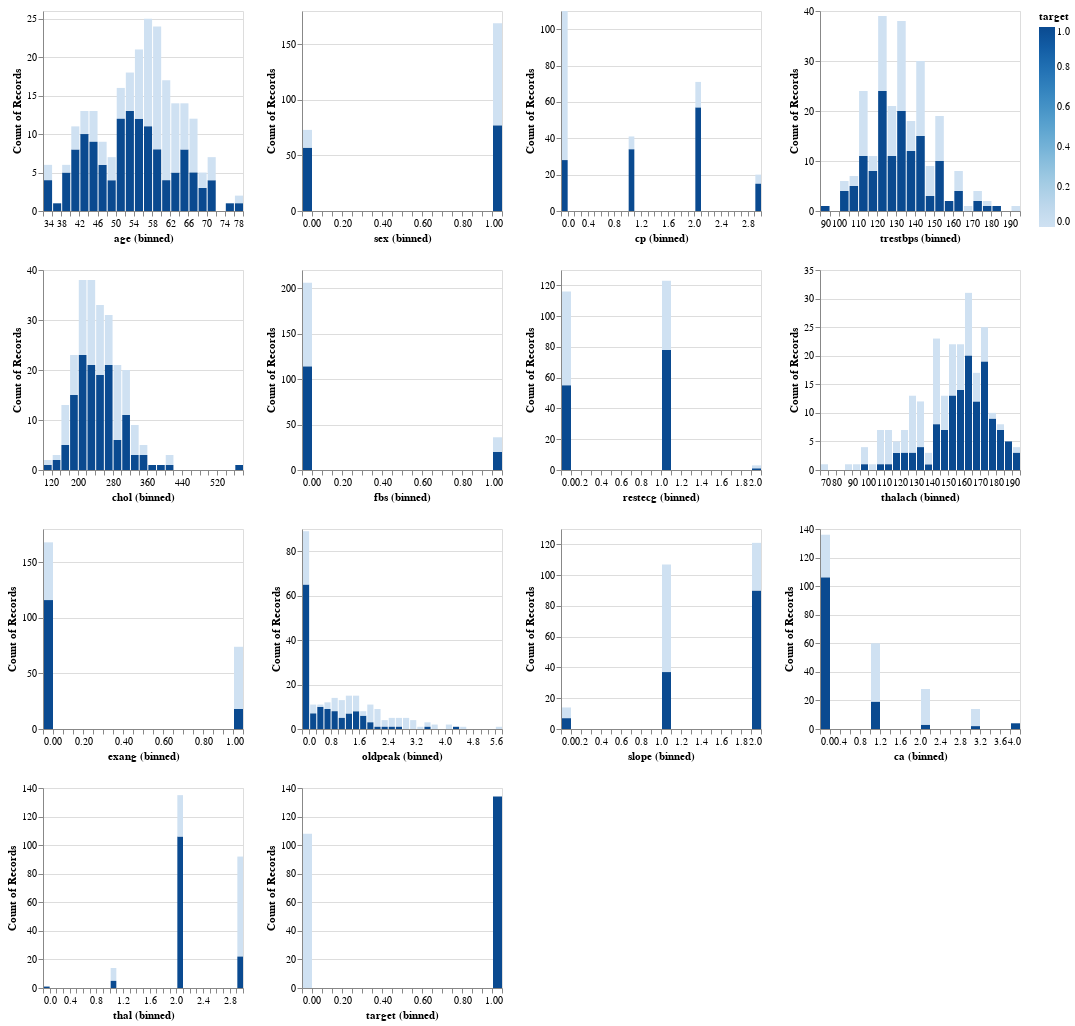

Here is the notebook cell this chart was saved with:
### Code cell
# Analysis of all the feature distributions

feat_dist = alt.Chart(train_df).mark_bar().encode(
    x= alt.X(alt.repeat(), type='quantitative', bin=alt.Bin(maxbins=30)),
    y="count()",
    color="target"
).properties(
    height=200,
    width=200
).repeat(
    train_df.columns.tolist(),
    columns=4
)
feat_dist

### Figure 1 — Vega-Lite specification as saved in the notebook (floating-point values rounded to 4 significant figures; data arrays with more than 128 entries replaced by an {"elided": "..."} marker saying what was removed)
{"config": {"view": {"continuousWidth": 400, "continuousHeight": 300}}, "repeat": ["age", "sex", "cp", "trestbps", "chol", "fbs", "restecg", "thalach", "exang", "oldpeak", "slope", "ca", "thal", "target"], "spec": {"data": {"name": "data-50e7b012d54147edb12b97d47dd5f8bf"}, "mark": "bar", "encoding": {"color": {"field": "target", "type": "quantitative"}, "x": {"bin": {"maxbins": 30}, "field": {"repeat": "repeat"}, "type": "quantitative"}, "y": {"aggregate": "count", "type": "quantitative"}}, "height": 200, "width": 200}, "columns": 4, "$schema": "https://vega.github.io/schema/vega-lite/v4.17.0.json", "datasets": {"data-50e7b012d54147edb12b97d47dd5f8bf": {"elided": "242 records"}}}
